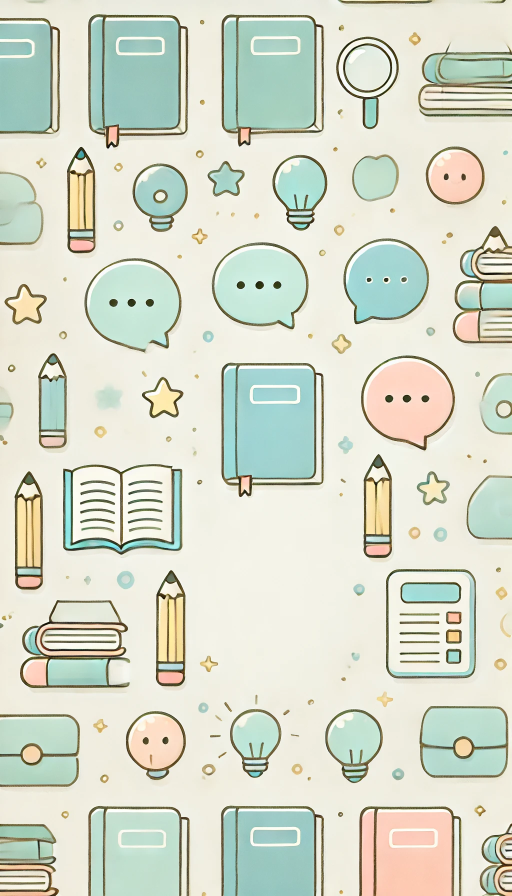
#> input picture lib/img/img1.webp, 1024 x 1792 px (shown at 1/2 size)
$ python -i camera_web_dataset.py   (imports and definitions only)
#> lines starting #> are read from the running program, lines starting #| are printed output that depends on the picture
"""Versioned internet development data; never opens a fresh camera test set.

Acquire only images with current, photo-specific CC BY evidence. Files and
failed requests are preserved. The Open Images official validation partition
is used entirely as development data, not claimed as a fresh evaluation.
"""
import argparse
import csv
from datetime import datetime, timezone
import hashlib
import json
from pathlib import Path
import re
import urllib.request
from urllib.parse import urlparse

import numpy as np
from PIL import Image, ImageOps

SCHEMA = 'lexiquest-web-development-v1'
LICENSE = 'https://creativecommons.org/licenses/by/2.0/'


def digest(path):
    return hashlib.sha256(Path(path).read_bytes()).hexdigest()


def write_json(path, value):
    Path(path).write_text(json.dumps(value, ensure_ascii=False, indent=2,
                                   allow_nan=False) + '\n', encoding='utf-8', newline='\n')


# [28 lines left out: functions safe_path, owner_object, not called in this run]


def owner_license(page, landing):
    return owner_object(page, landing)['license'].replace('http:', 'https:')


# [9 lines left out: function owner_author, not called in this run]


def perceptual_hash(path, box=None):
#> called with path = '../lib/img/img1.webp'
    with Image.open(path) as im:
#> im is the input picture: PIL image 1024x1792 RGB; mean R, G, B 214.8, 219.6, 204.2
        im = ImageOps.exif_transpose(im).convert('RGB')
        if box:
            w, h = im.size
            im = im.crop((int(box[0]*w), int(box[1]*h), int(box[2]*w), int(box[3]*h)))
        values = np.asarray(im.convert('L').resize((32, 32), Image.Resampling.LANCZOS), dtype=float)
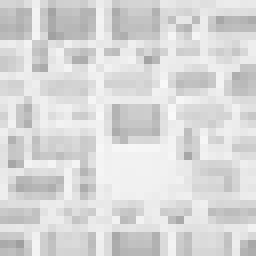
#> values: shape (32, 32) float64 (shown 8 times larger); min 159, max 249, mean 216.4
    basis = np.cos(np.pi / 32 * (np.arange(32) + 0.5)[None, :] * np.arange(8)[:, None])
    low = (basis @ values @ basis.T).flatten()
#> low = 64 values, max 221599 at index 0, min -3607.8 at index 16, mean 3300.2
    bits = low > np.median(low[1:])
    return f'{sum(int(b) << i for i, b in enumerate(bits)):016x}'


# [249 lines left out: functions group_split, deduplicate, curate, validate_manifest, fetch, acquire and 1 more, not called in this run]


# [2 lines not run here, left out]

>>> result = perceptual_hash('../lib/img/img1.webp')
#> result = '939bcb64592c3c69'
